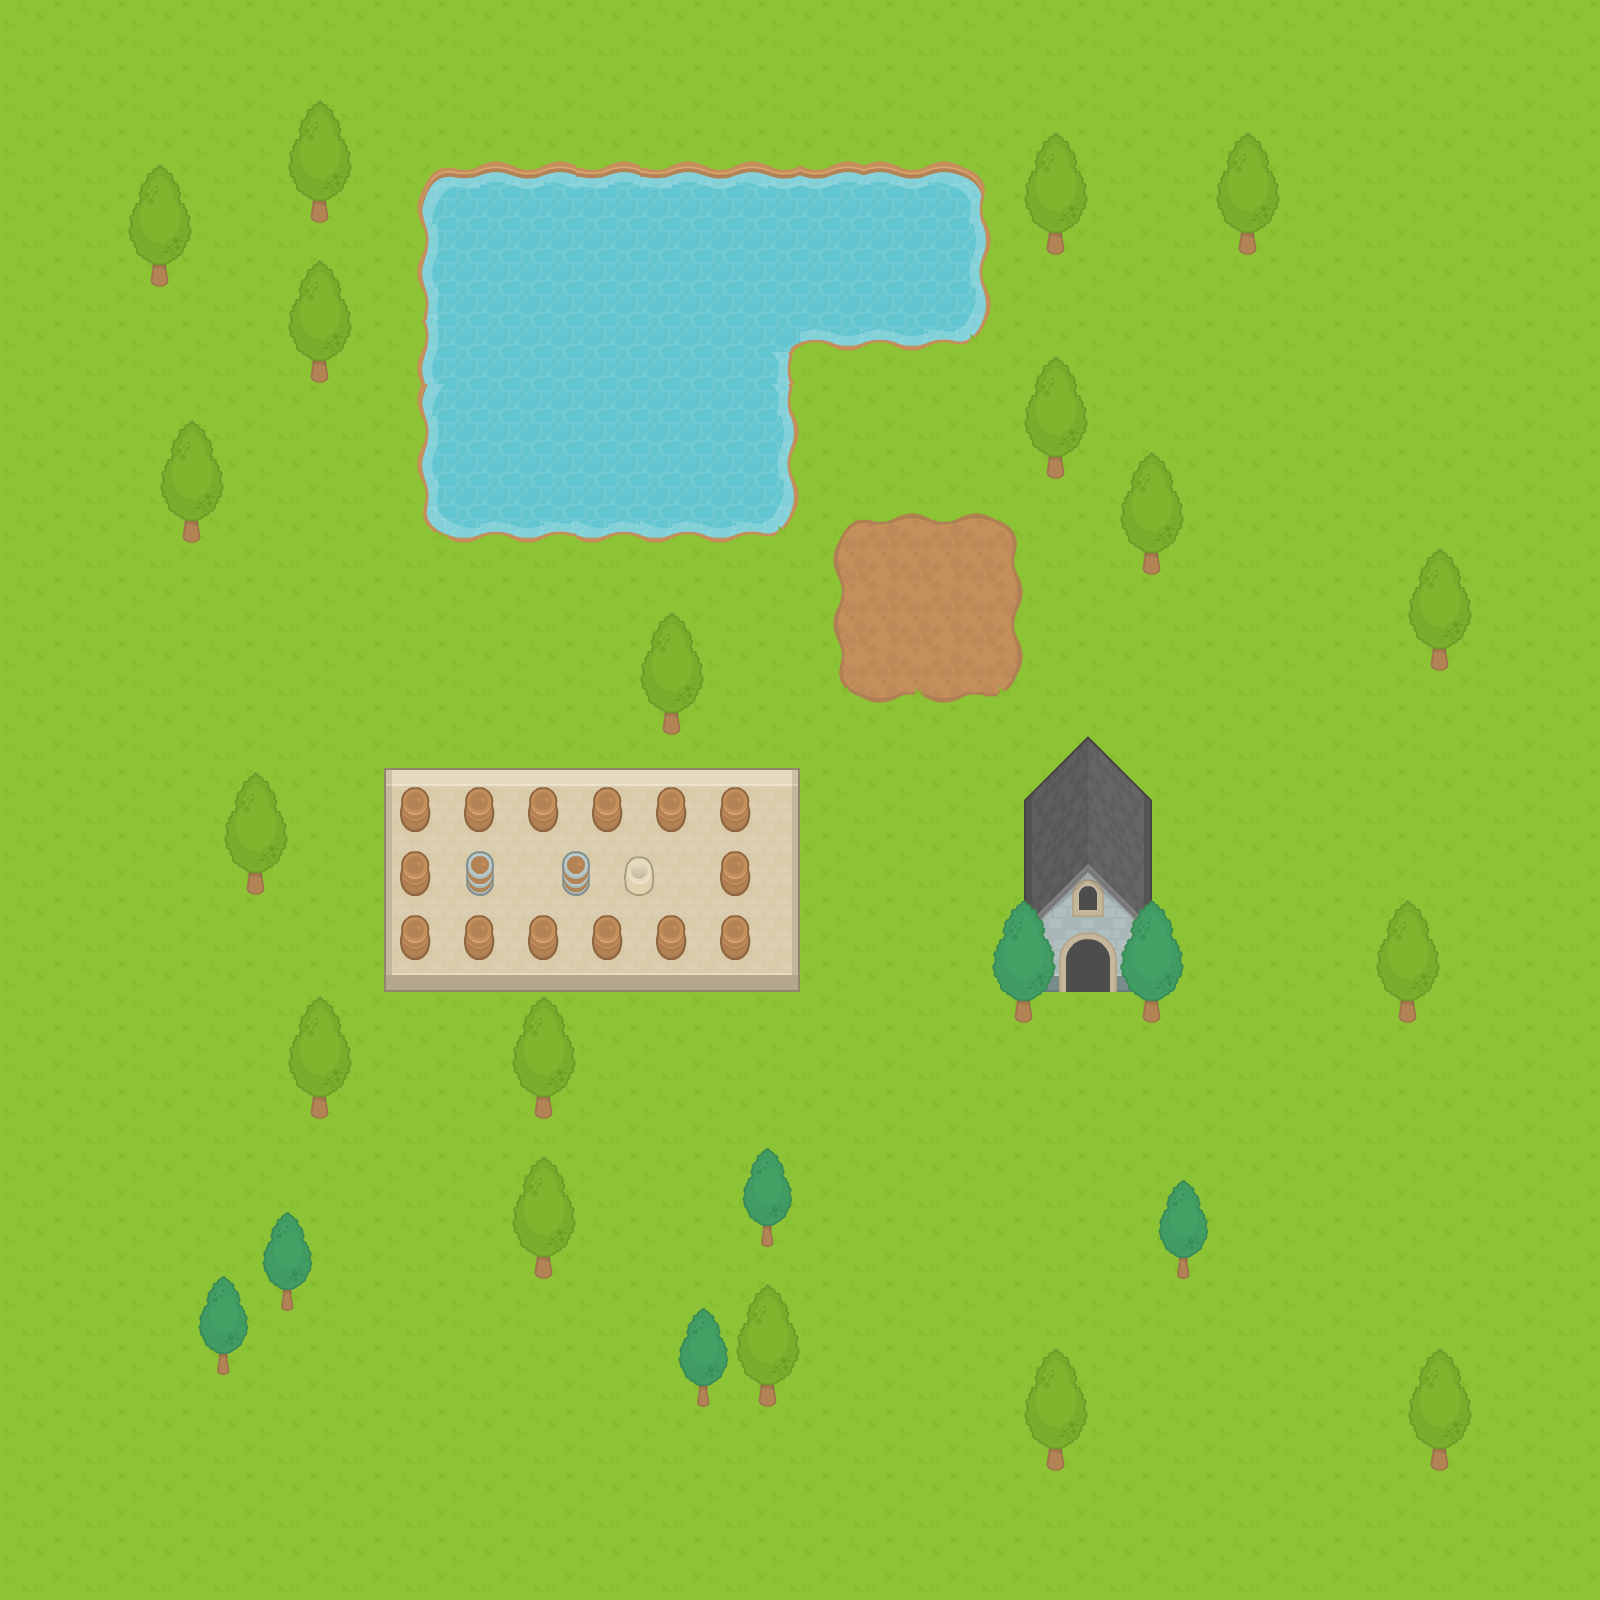

A 2D game scene composited from a Tiled map and its tileset images. What follows is a short description and the map's XML, with each tile layer's data collapsed to a summary:
An orthogonal 50x50 tile map with 32x32 px tiles, 5 tile layers (Tile Layer 1, Tile Layer 2, Tile Layer 4, Tile Layer 3, ...).

<map version="1.0" orientation="orthogonal" width="50" height="50" tilewidth="32" tileheight="32">
 <tileset firstgid="1" name="spritesheet_32" tilewidth="32" tileheight="32">
  <image source="spritesheet.png" width="1280" height="832" />
 </tileset>
 <layer name="Tile Layer 1" width="50" height="50">
  <data>[2500 cells, 2500 non-empty, 4 distinct tile ids]</data>
 </layer>
 <layer name="Tile Layer 2" width="50" height="50">
  <data>[2500 cells, 105 non-empty, 19 distinct tile ids]</data>
 </layer>
 <layer name="Tile Layer 4" width="50" height="50">
  <data>[2500 cells, 8 non-empty, 8 distinct tile ids]</data>
 </layer>
 <layer name="Tile Layer 3" width="50" height="50">
  <data>[2500 cells, 24 non-empty, 24 distinct tile ids]</data>
 </layer>
 <layer name="Tile Layer 5" width="50" height="50">
  <data>[2500 cells, 484 non-empty, 109 distinct tile ids]</data>
 </layer>
</map>